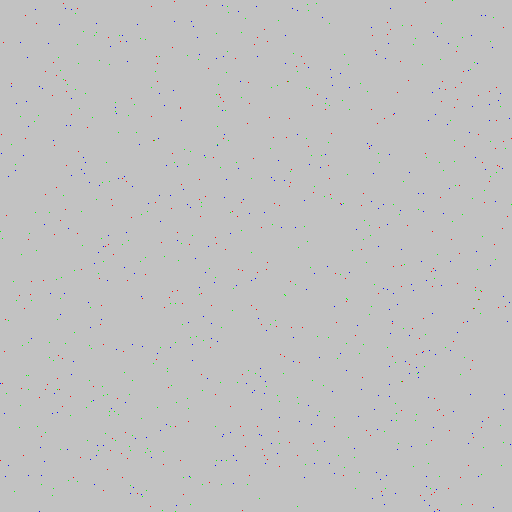
Frame 1 (no input)
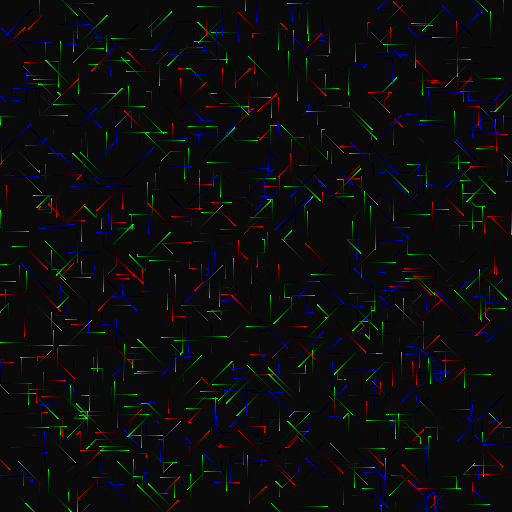
Frame 60 (the mouse pressed at the canvas centre just before this capture)
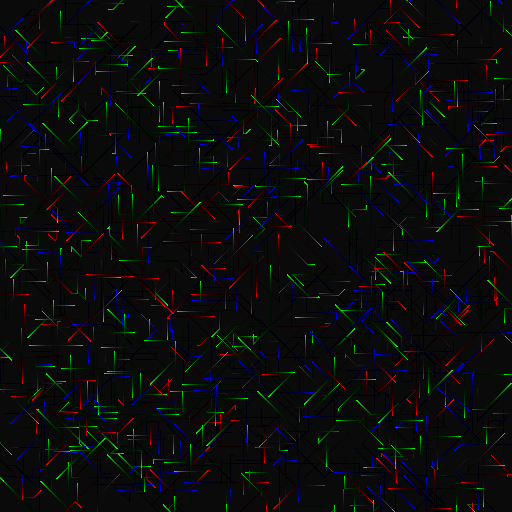
Frame 120 (the mouse held since frame 60 and released just before this capture)

The Processing sketch that drew these frames (run headless with seeded random() and noise(); from frame 60 on, the mouse is pressed at the canvas centre):

// Processing sketch: processing_74602
// ── processing_74602.pde

int n = 1000; // number of travellers
float speed = .5; // pixels per frame
float erraticness = .01; // change direction 1% of the time 
float trailLength = .95; // 0-1
boolean useRgb = true; // false means white travellers

PVector points[] = new PVector[n];
PVector direction[] = new PVector[n];
color colors[] = new color[n];
color
  lcd0 = color(255, 0, 0),
  lcd1 = color(0, 255, 0),
  lcd2 = color(0, 0, 255);
  
void setup() {
  size(512, 512);
  noSmooth();
  for(int i = 0; i < n; i++) {
    points[i] = randomPosition();
    direction[i] = randomDirection();
    colors[i] = randomColor();
  }
}

void draw() {
  noStroke();
  fill(0, (1 - trailLength) * 255);
  rect(0, 0, width, height);
  
  noFill();
  stroke(255);
  for(int i = 0; i < n; i++) {
    // sometimes pick a new direction
    if(random(1) < erraticness) {
      direction[i] = randomDirection();
    }
    
    // move forward
    PVector scaledDirection = direction[i].get();
    scaledDirection.mult(speed);
    points[i].add(scaledDirection);
    
    // bounce off walls
    if(points[i].x < 0 || points[i].x > width ||
      points[i].y < 0 || points[i].y > height) {
      direction[i].mult(-1);
    }
    
    if(useRgb) {
      stroke(colors[i]);
    }
    point((int) points[i].x, (int) points[i].y);
  }
}

PVector randomPosition() {
  return new PVector(random(width), random(height));
}

PVector randomDirection() {
  float theta = random(0, TWO_PI);
  PVector p = new PVector(sin(theta), cos(theta));
  p.x = round(p.x);
  p.y = round(p.y);
  return p;
}

color randomColor() {
  switch(int(random(3))) {
    case 0: return lcd0;
    case 1: return lcd1;
    default: return lcd2;
  }
}
